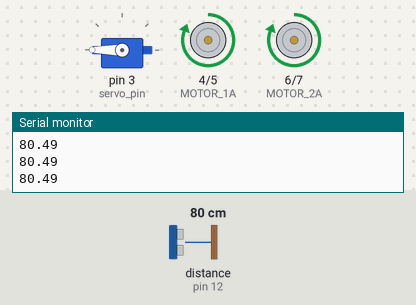
A sketch run on a simulated Arduino Uno, built with avr-gcc and run on an emulated ATmega328P. Parts: servo, motor-driver pin pairs drawn as motors (green arrow = first pin HIGH = forward, orange = second pin HIGH = backward, longer = more drive), the last lines printed to the serial monitor. Wiring (inferred from the names in the program): ultrasonic range finder: trigger pin 13; echo pin 12. Inputs (shaded band) come from the test bench; at power-on: distance to the obstacle (sensor on pin 12) 80 cm. The echo pulse lasts 58.3 µs per cm.

Above: at 1.2 s.
1.3 s: distance to the obstacle (sensor on pin 12) set to 12 cm
2.8 s: distance to the obstacle (sensor on pin 12) set to 9 cm
At 3.6 s:
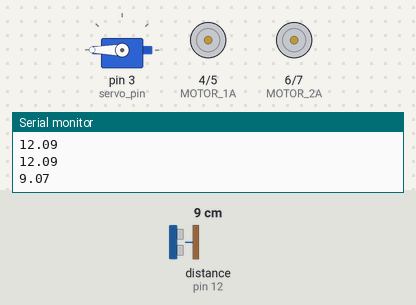
At 5.1 s:
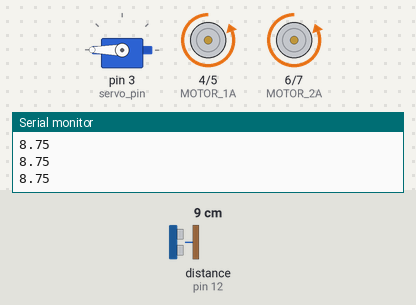
Timing chart, 0 to 6.6 s (numbered marks = the images above; inputs shaded):
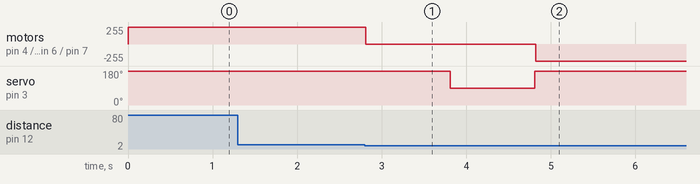

Measured:
- the behaviour switches between 11 and 10 cm on distance to the obstacle (sensor on pin 12) (found by bisection; images 0 and 1)
- after the input at 2.8 s, motor on pin 4 (MOTOR_1A) / pin 5 (MOTOR_1B), motor on pin 6 (MOTOR_2A) / pin 7 (MOTOR_2B): forward 255/255 → stopped at once, → backward 255/255 2.0 s later; servo on pin 3 (servo_pin): 180° → 90° after 1.0 s, → 180° 1.0 s later

The sketch:

eg1311_arduino_code.ino
```cpp
#include <Servo.h>
Servo servo;

//Below are the variables and pins used
int MOTOR_1A = 4;
int MOTOR_1B = 5;
int MOTOR_2A = 6;
int MOTOR_2B = 7;
int TRIG = 13;
int ECHO = 12;
int servo_pin = 3;
bool stopped_once = false;
float sound_speed = 0.0345;

//Function below moves the robot forward
void forward()
{
  digitalWrite(MOTOR_1A, HIGH);
  digitalWrite(MOTOR_1B, LOW);
  digitalWrite(MOTOR_2A, HIGH);
  digitalWrite(MOTOR_2B, LOW);
}

//Function below stops the vehicle
void stop()
{
  digitalWrite(MOTOR_1A, LOW);
  digitalWrite(MOTOR_1B, LOW);
  digitalWrite(MOTOR_2A, LOW);
  digitalWrite(MOTOR_2B, LOW);
}

//Function below moves the robot backwards
void backward()
{
  digitalWrite(MOTOR_1A, LOW);
  digitalWrite(MOTOR_1B, HIGH);
  digitalWrite(MOTOR_2A, LOW);
  digitalWrite(MOTOR_2B, HIGH);
}

// Below this section are the main codes
void setup()
{
  Serial.begin(9600);
  pinMode(MOTOR_1A, OUTPUT);
  pinMode(MOTOR_1B, OUTPUT);
  pinMode(MOTOR_2A, OUTPUT);
  pinMode(MOTOR_2B, OUTPUT);
  pinMode(TRIG, OUTPUT);
  pinMode(ECHO, INPUT);
  digitalWrite(TRIG, LOW);
  servo.attach(servo_pin,300,2700);
  servo.write(180);
}

void loop()
{
  digitalWrite(TRIG, HIGH);
  delayMicroseconds(10);
  digitalWrite(TRIG, LOW);
  int time_of_pulse = pulseIn(ECHO, HIGH);
  float distance = (time_of_pulse * sound_speed) / 2;
  Serial.println(distance);
  if ((distance < 11) && !(stopped_once)){
    stop();
    delay(1000);
    servo.write(90);
    delay(1000);
    servo.write(180);
    stopped_once = true;
  }
  else if (stopped_once) {
    backward();
  }
  else {
    forward();
  }
  delay(10);
}
```
